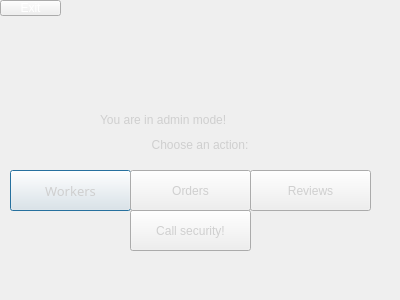
<?xml version="1.0" encoding="UTF-8"?>
<ui version="4.0">
 <class>AdminWindow</class>
 <widget class="QDialog" name="AdminWindow">
  <property name="geometry">
   <rect>
    <x>0</x>
    <y>0</y>
    <width>400</width>
    <height>300</height>
   </rect>
  </property>
  <property name="windowTitle">
   <string>Dialog</string>
  </property>
  <property name="styleSheet">
   <string notr="true">background-image: url(:/StartWindow/Design/Фон/AdminOffice.png);</string>
  </property>
  <widget class="QPushButton" name="pushButton_Workers">
   <property name="geometry">
    <rect>
     <x>10</x>
     <y>170</y>
     <width>121</width>
     <height>41</height>
    </rect>
   </property>
   <property name="font">
    <font>
     <family>Cascadia Code Light</family>
     <pointsize>10</pointsize>
     <weight>3</weight>
     <italic>false</italic>
     <bold>false</bold>
    </font>
   </property>
   <property name="styleSheet">
    <string notr="true">color: rgb(207, 207, 207);
font: 25 10pt &quot;Cascadia Code Light&quot;;
background-image: url(:/StartWindow/Design/Фон/ColorResponse.png);</string>
   </property>
   <property name="text">
    <string>Workers</string>
   </property>
  </widget>
  <widget class="QPushButton" name="pushButton_CallSecurity">
   <property name="geometry">
    <rect>
     <x>130</x>
     <y>210</y>
     <width>121</width>
     <height>41</height>
    </rect>
   </property>
   <property name="styleSheet">
    <string notr="true">color: rgb(207, 207, 207);
font: 25 10pt &quot;Cascadia Code Light&quot;;
background-image: url(:/StartWindow/Design/Фон/Red.png);</string>
   </property>
   <property name="text">
    <string>Call security!</string>
   </property>
  </widget>
  <widget class="QPushButton" name="pushButton_Reviews">
   <property name="geometry">
    <rect>
     <x>250</x>
     <y>170</y>
     <width>121</width>
     <height>41</height>
    </rect>
   </property>
   <property name="styleSheet">
    <string notr="true">color: rgb(207, 207, 207);
font: 25 10pt &quot;Cascadia Code Light&quot;;
background-image: url(:/StartWindow/Design/Фон/ColorResponse.png);</string>
   </property>
   <property name="text">
    <string>Reviews</string>
   </property>
  </widget>
  <widget class="QPushButton" name="pushButton_Orders">
   <property name="geometry">
    <rect>
     <x>130</x>
     <y>170</y>
     <width>121</width>
     <height>41</height>
    </rect>
   </property>
   <property name="styleSheet">
    <string notr="true">color: rgb(207, 207, 207);
font: 25 10pt &quot;Cascadia Code Light&quot;;
background-image: url(:/StartWindow/Design/Фон/ColorResponse.png);</string>
   </property>
   <property name="text">
    <string>Orders</string>
   </property>
  </widget>
  <widget class="QWidget" name="layoutWidget">
   <property name="geometry">
    <rect>
     <x>100</x>
     <y>110</y>
     <width>200</width>
     <height>45</height>
    </rect>
   </property>
   <layout class="QVBoxLayout" name="verticalLayout">
    <item>
     <widget class="QLabel" name="label">
      <property name="styleSheet">
       <string notr="true">color: rgb(207, 207, 207);
background-image: url(:/StartWindow/Design/Фон/ColorResponse.png);
font: 25 11pt &quot;Cascadia Code Light&quot;;</string>
      </property>
      <property name="text">
       <string>You are in admin mode!</string>
      </property>
     </widget>
    </item>
    <item>
     <widget class="QLabel" name="label_2">
      <property name="styleSheet">
       <string notr="true">color: rgb(207, 207, 207);
font: 25 10pt &quot;Cascadia Code Light&quot;;
background-image: url(:/StartWindow/Design/Фон/ColorResponse.png);</string>
      </property>
      <property name="text">
       <string>&lt;html&gt;&lt;head/&gt;&lt;body&gt;&lt;p align=&quot;center&quot;&gt;Choose an action:&lt;/p&gt;&lt;/body&gt;&lt;/html&gt;</string>
      </property>
     </widget>
    </item>
   </layout>
  </widget>
  <widget class="QPushButton" name="pushButton_Exit">
   <property name="geometry">
    <rect>
     <x>0</x>
     <y>0</y>
     <width>61</width>
     <height>16</height>
    </rect>
   </property>
   <property name="styleSheet">
    <string notr="true">color: rgb(255, 255, 255);</string>
   </property>
   <property name="text">
    <string>Exit</string>
   </property>
  </widget>
 </widget>
 <resources/>
 <connections/>
</ui>
